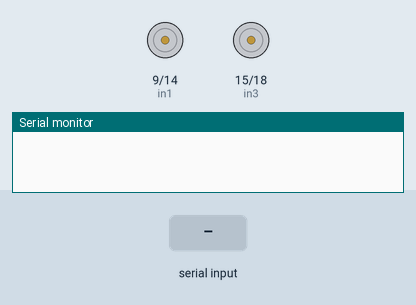
A sketch run on a simulated Arduino Uno, built with avr-gcc and run on an emulated ATmega328P. On the bench: motor-driver pin pairs drawn as motors (green arrow = first pin HIGH = forward, orange = second pin HIGH = backward, longer = more drive), the last lines printed to the serial monitor. Inputs (shaded band) come from the test bench.

Above: at 1.2 s.
1.3 s: "F" received over Serial
At 1.7 s:
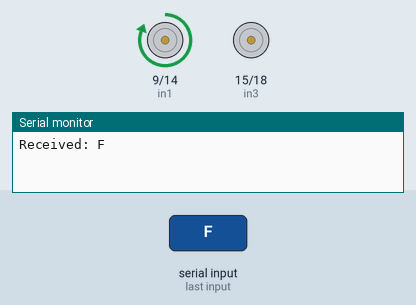
2.8 s: "B" received over Serial
At 4.0 s:
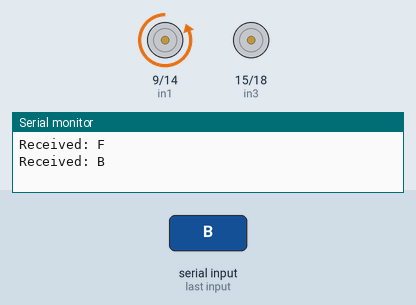
4.3 s: "L" received over Serial
At 5.1 s:
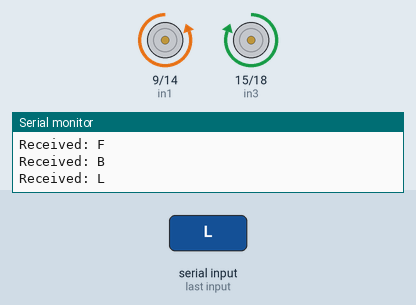
5.8 s: "R" received over Serial
At 6.3 s:
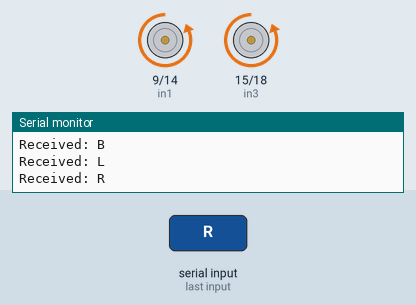
7.3 s: "F" received over Serial
At 8.5 s:
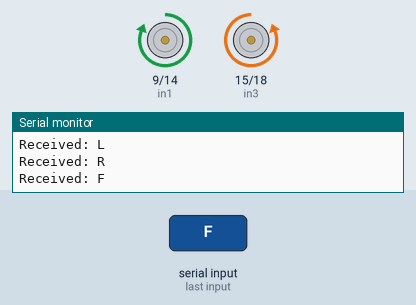
8.8 s: "L" received over Serial
At 9.8 s:
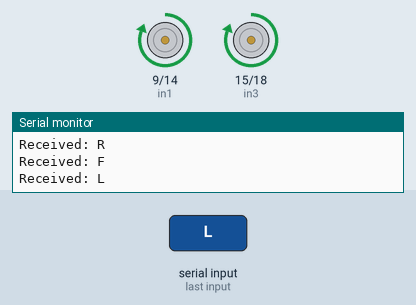
Timing chart, 0 to 11.3 s (numbered marks = the images above; inputs shaded):
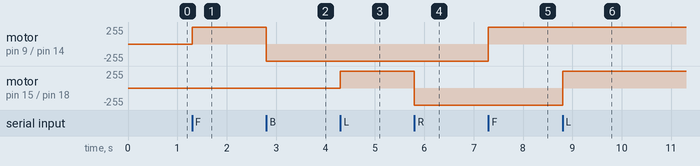

The sketch:

l298n.ino
```cpp
#define in1 9
#define in2 14
#define in3 15
#define in4 18

void setup() {
  Serial.begin(115200);

  pinMode(in1, OUTPUT);
  pinMode(in2, OUTPUT);
  pinMode(in3, OUTPUT);
  pinMode(in4, OUTPUT);

  StopAll();
}

void loop() {
  if (Serial.available()) {
    char cmd = Serial.read();
    Serial.print("Received: ");
    Serial.println(cmd);
    handleCommand(cmd);
  }
}

void handleCommand(char cmd) {
  switch (cmd) {
    case 'F': // Forward only
      moveForward();
      break;
    case 'B': // Backward only
      moveBackward();
      break;
    case 'L': // Left only
      turnLeft();
      break;
    case 'R': // Right only
      turnRight();
      break;
    case 'S':
      StopAll();
      break;
    default:
      break;
  }
}

void moveForward() {
  digitalWrite(in1, HIGH);
  digitalWrite(in2, LOW);
}

void moveBackward() {
  digitalWrite(in1, LOW);
  digitalWrite(in2, HIGH);

}

void turnLeft() {
  digitalWrite(in3, HIGH);
  digitalWrite(in4, LOW);
}

void turnRight() {
  digitalWrite(in3, LOW);
  digitalWrite(in4, HIGH);
}

void StopAll() {
  digitalWrite(in1, LOW);
  digitalWrite(in2, LOW);
  digitalWrite(in3, LOW);
  digitalWrite(in4, LOW);
}
```

Measured:
- after the input at 1.3 s, motor on pin 9 (in1) / pin 14 (in2): stopped → forward 255/255 at once
- after the input at 2.8 s, motor on pin 9 (in1) / pin 14 (in2): forward 255/255 → backward 255/255 at once
- after the input at 4.3 s, motor on pin 15 (in3) / pin 18 (in4): stopped → forward 255/255 at once
- after the input at 5.8 s, motor on pin 15 (in3) / pin 18 (in4): forward 255/255 → backward 255/255 at once
- after the input at 7.3 s, motor on pin 9 (in1) / pin 14 (in2): backward 255/255 → forward 255/255 at once
- after the input at 8.8 s, motor on pin 15 (in3) / pin 18 (in4): backward 255/255 → forward 255/255 at once
